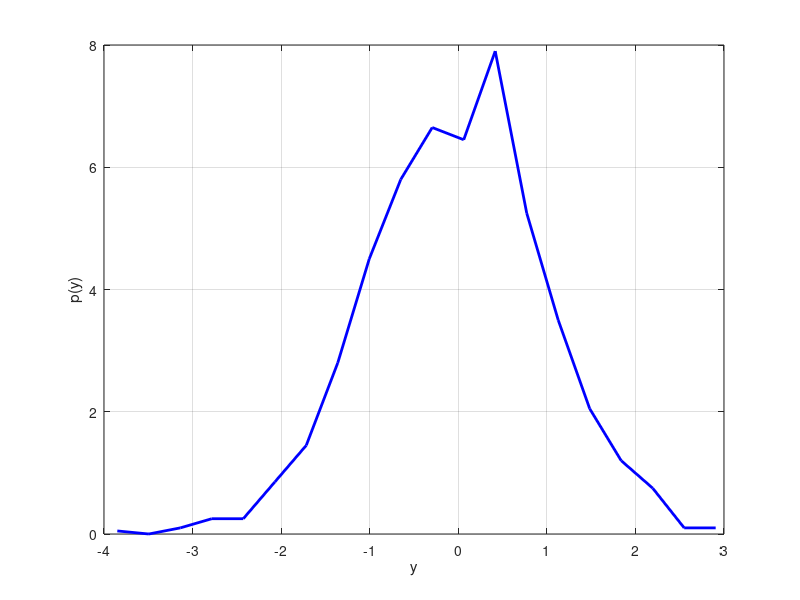

This chart was generated by the following MATLAB code: (Note: this script raises an error after producing the figure.)
clc;
clear all;

% 課題4-1
y = randn(1,1000);
%y = y1000(1:10);

% figure(1);
% plot(x, y, 'b-' , 'linewidth', 2); % 横軸t，縦軸xでプロットする
% xlabel('Time t[s]'); % 横軸のラベル文字列を設定
% ylabel('sin(2 \pi f t)'); % 縦軸のラベル文字列を設定
% grid on; % グリッド線を追加

% 課題4-2
m=20;
[n,x]=hist(y,m);
py=n./m;

figure(2); % 2つ目のウィンドウを開く
plot(x, py, 'b-' , 'linewidth', 2); % 横軸y，縦軸pyでプロットする
xlabel('y'); % 横軸のラベル文字列を設定
ylabel('p(y)'); % 縦軸のラベル文字列を設定
grid on; % グリッド線を追加

% 課題4-3
hold on;

px=1/sqrt(2*pi)*exp()
